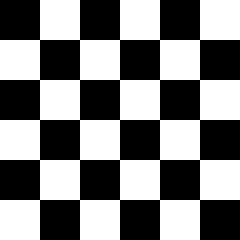
#> input picture chessboard.jpg, 240 x 240 px
$ python corners.py
#> lines starting #> are read from the running program, lines starting #| are printed output that depends on the picture; after the words box and inside, x2 and y2 are one past the last pixel; in counts of white or black regions, pixels touching at a corner belong together
#Author: Dan Machen
#Date: 13/02/2017

#This script take image chessboard and detects the corners of the image.

import cv2
import numpy as np

filename = 'chessboard.jpg'
img = cv2.imread(filename)
#> img is the input picture: shape (240, 240, 3); 50% white; 1 white region, box (x1, y1, x2, y2) and area: (0, 0, 240, 240) 28800
gray = cv2.cvtColor(img,cv2.COLOR_BGR2GRAY)

gray = np.float32(gray)
dst = cv2.cornerHarris(gray,2,3,0.04)
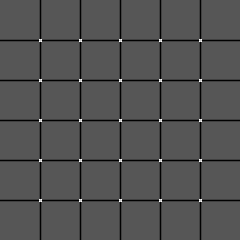
#> dst: shape (240, 240) float32; min -169130016, max 330332096, mean -8831794; drawn with min black and max white

#result is dilated for marking the corners, not important
dst = cv2.dilate(dst,None)
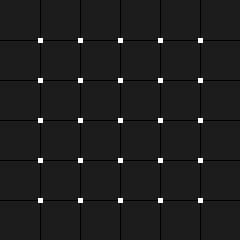
#> dst: shape (240, 240) float32; min -42282504, max 330332096, mean 2006079.6; drawn with min black and max white

# Threshold for an optimal value, it may vary depending on the image.
img[dst>0.01*dst.max()]=[0,0,255]
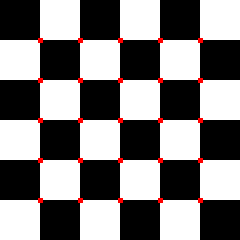
#> img: shape (240, 240, 3); 1.09% of pixels changed, all inside (x1, y1, x2, y2) = (38, 38, 203, 203)

cv2.imshow('dst',img)
if cv2.waitKey(0) & 0xff == 27:
#> (key Esc is pressed here)
    cv2.destroyAllWindows()
